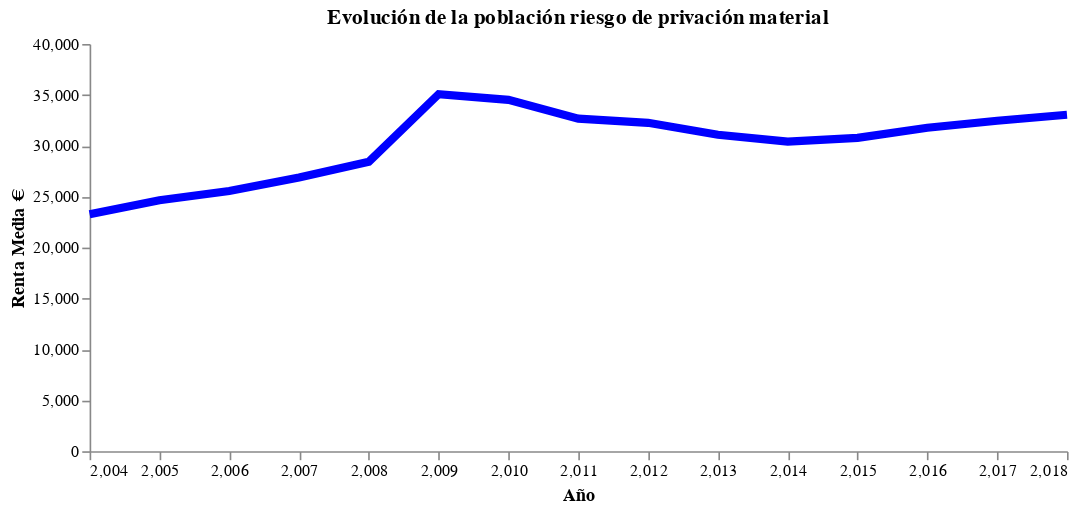

Notebook code for this chart:
### Code cell
df6 = df.groupby('Year')['vhRentaa'].agg(['min', 'max', 'mean', 'median', 'std']).reset_index()

alt.Chart(df6).mark_line(color = 'blue', size = 5).encode(
    alt.X('Year', title = 'Año'),
    alt.Y('mean', title = 'Renta Media €'),
    tooltip=['Year', 'mean']
).configure_axis(
    grid=False
).configure_view(
    strokeWidth=0
).properties(
    title = 'Evolución de la población riesgo de privación material',
    width=600,
    height=250
)

### Figure 1 — Vega-Lite specification as saved in the notebook (floating-point values rounded to 4 significant figures)
{"config": {"view": {"continuousWidth": 400, "continuousHeight": 300, "strokeWidth": 0}, "axis": {"grid": false}}, "data": {"name": "data-48133e7ac8fb46b460d401ef24c64e4d"}, "mark": {"type": "line", "color": "blue", "size": 5}, "encoding": {"tooltip": [{"type": "quantitative", "field": "Year"}, {"type": "quantitative", "field": "mean"}], "x": {"type": "quantitative", "field": "Year", "title": "Año"}, "y": {"type": "quantitative", "field": "mean", "title": "Renta Media €"}}, "height": 250, "title": "Evolución de la población riesgo de privación material", "width": 600, "$schema": "https://vega.github.io/schema/vega-lite/v4.8.1.json", "datasets": {"data-48133e7ac8fb46b460d401ef24c64e4d": [{"Year": 2004, "min": -8621.0, "max": 296400.0, "mean": 23270.0, "median": 20020.0, "std": 15990.0}, {"Year": 2005, "min": -4864.0, "max": 419200.0, "mean": 24660.0, "median": 21200.0, "std": 17490.0}, {"Year": 2006, "min": -9878.0, "max": 426700.0, "mean": 25550.0, "median": 22300.0, "std": 17540.0}, {"Year": 2007, "min": -11170.0, "max": 212400.0, "mean": 26900.0, "median": 23280.0, "std": 17780.0}, {"Year": 2008, "min": -102000.0, "max": 170600.0, "mean": 28440.0, "median": 25040.0, "std": 18480.0}, {"Year": 2009, "min": -61730.0, "max": 418700.0, "mean": 35070.0, "median": 30320.0, "std": 24260.0}, {"Year": 2010, "min": -86780.0, "max": 329400.0, "mean": 34510.0, "median": 29600.0, "std": 24570.0}, {"Year": 2011, "min": -128600.0, "max": 473800.0, "mean": 32670.0, "median": 27790.0, "std": 23810.0}, {"Year": 2012, "min": -51040.0, "max": 393900.0, "mean": 32250.0, "median": 27480.0, "std": 23180.0}, {"Year": 2013, "min": -72940.0, "max": 317800.0, "mean": 31090.0, "median": 26520.0, "std": 22090.0}, {"Year": 2014, "min": -27080.0, "max": 309800.0, "mean": 30420.0, "median": 25600.0, "std": 21490.0}, {"Year": 2015, "min": -33670.0, "max": 275400.0, "mean": 30780.0, "median": 25940.0, "std": 21670.0}, {"Year": 2016, "min": -21360.0, "max": 384000.0, "mean": 31770.0, "median": 27000.0, "std": 22840.0}, {"Year": 2017, "min": -27380.0, "max": 343100.0, "mean": 32460.0, "median": 27910.0, "std": 22940.0}, {"Year": 2018, "min": -13160.0, "max": 292500.0, "mean": 33050.0, "median": 28020.0, "std": 23240.0}]}}
